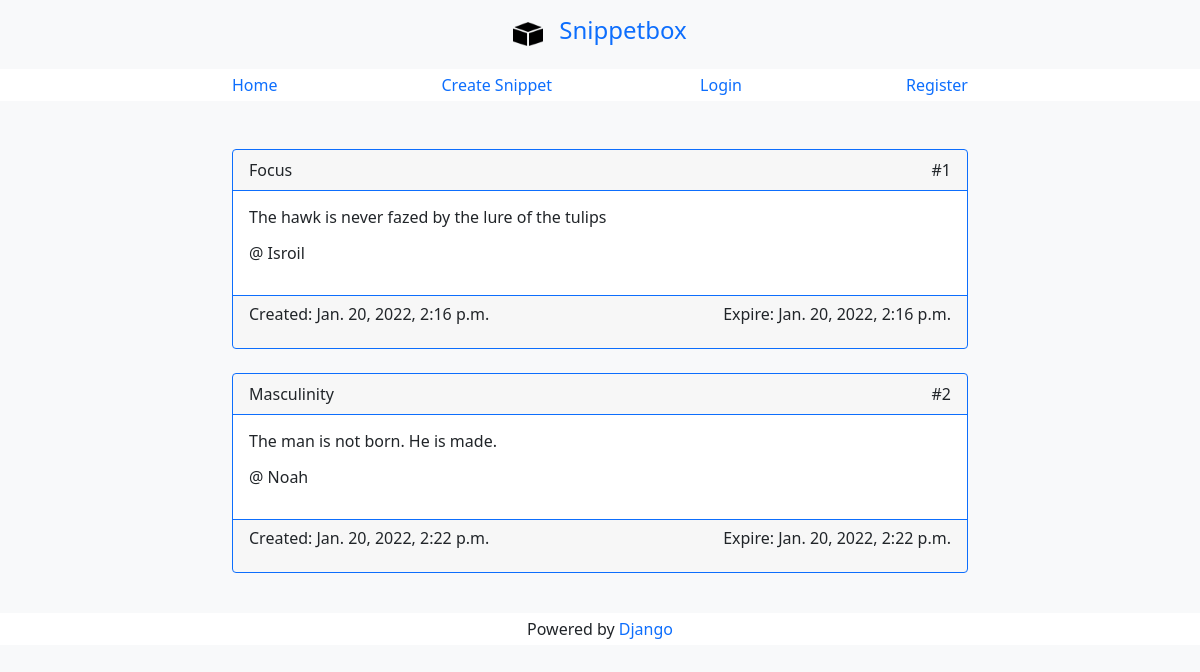
/home/, run on the app's committed database.
### snippet/models.py (models this page shows)
class Snippet(models.Model):
    title = models.CharField(max_length=100)
    content = models.TextField()
    author = models.ForeignKey(User, on_delete=models.CASCADE)
    created = models.DateTimeField(auto_now_add=TRUE)
    expires = models.DateTimeField(auto_now=TRUE)

### home/views.py (the view)
# urls.py: 2. Add a URL to urlpatterns:  path('', views.home, name='home')
def home(request):
    return render(request, 'home/home.html', context)

### home/templates/home/home.html
{% extends "home/base.html" %}
{% block content %}
<div class="container">
	<div class="row mt-5">
		<div class="col-8 offset-2">
			{% for snippet in snippets %}
			<div class="card border-primary mb-4">
				<div class="card-header d-flex justify-content-between align-items-center border-primary">
					<p class="my-0">{{ snippet.title }}</p>
					<p class="m-0">#{{ snippet.id }}</p>
				</div>
				<div class="card-body">
					<p class="lh-sm">{{ snippet.content }}</p>
					<p class="mt-2 lh-sm">@ {{ snippet.author }}</p>
				</div>
				<div class="card-footer  d-flex justify-content-between align-items-center border-primary">
					<p class="lh-sm fs-6">Created: {{ snippet.created }}</p>
					<p class="lh-sm fs-6">Expire: {{ snippet.expires }}</p>
				</div>
			</div>
			{% endfor %}
		</div>
	</div>
</div>
</div>
{% endblock content %}

### home/templates/home/base.html (shortened to what this page needs)
<!DOCTYPE html>
<html>
<head>
<link href="https://cdn.jsdelivr.net/npm/bootstrap@5.1.3/dist/css/bootstrap.min.css" rel="stylesheet">
</head>
<body class="bg-light">
<div class="w-100">
	<div class="container d-flex justify-content-center align-items-center my-3">
	<div class="d-flex align-items-center justify-content-center">
		<img src="./box.png" alt="" width="30" height="24" class="me-3">
		<p class="bold h4 text-primary">Snippetbox</p>
	</div>
</div>
<div class="container-fluid bg-white py-1">
	<div class="container">
	<div class="row">
		<div class="col-8 offset-2 d-flex justify-content-start align-items-center justify-content-between">
			<a href="/home" class="text-decoration-none text-primary me-3">Home</a>
			<a href="/snippet" class="text-decoration-none text-primary">Create Snippet</a>
			<a href="/login" class="text-decoration-none text-primary me-3">Login</a>
			<a href="/register" class="text-decoration-none text-primary">Register</a>
		</div>
	</div>
</div>
</div>
{% block content %}{% endblock %}
<div class="container-fluid bg-white py-1 d-flex justify-content-center align-items-center my-3">
	Powered by <span class="text-primary ms-1">Django</span>
</div>
</body>
</html>

### data on the page
Snippet: title "Focus", id "1", content "The hawk is never fazed by the lure of the tulips", author "Isroil", created "Jan. 20, 2022, 2:16 p.m.", expires "Jan. 20, 2022, 2:16 p.m."
Snippet: title "Masculinity", id "2", content "The man is not born. He is made.", author "Noah", created "Jan. 20, 2022, 2:22 p.m.", expires "Jan. 20, 2022, 2:22 p.m."
